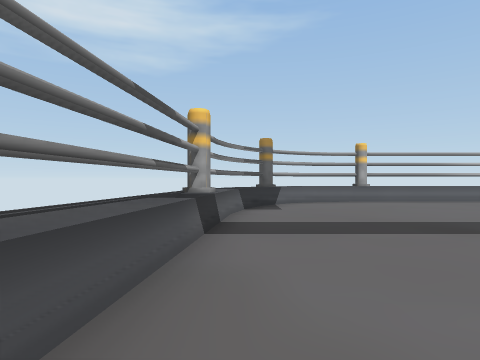
View 1 (above)

24 first-person views from a walk through a Unity game level. The camera is 0.68 m above the floor, looks level and sees 75° across. The floor is counted in squares, 1 m on a side. Each view is taken from the middle of a square. On the plan, view 1 faces up. The plan holds only what a view shows up to about 10 squares ahead; the rest is blank. The place goes on beyond the plan. Some surface patterns are stand-ins.

View 2
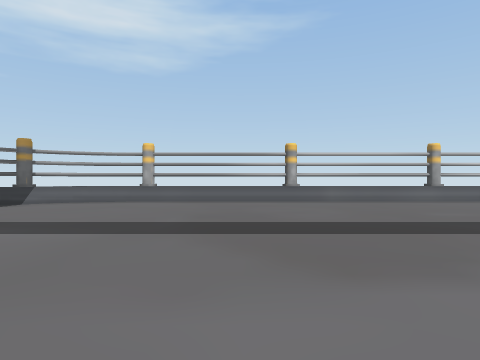

View 3
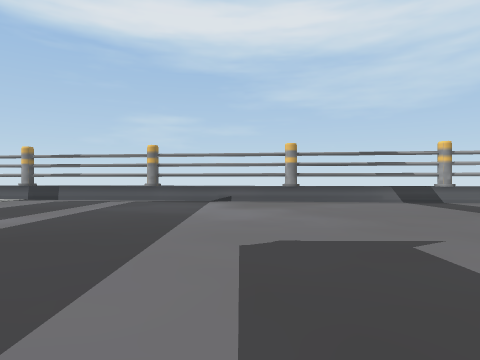

View 4
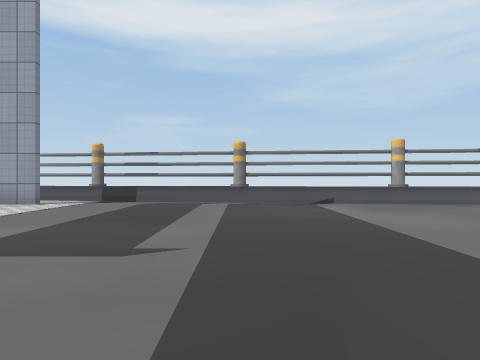

View 5
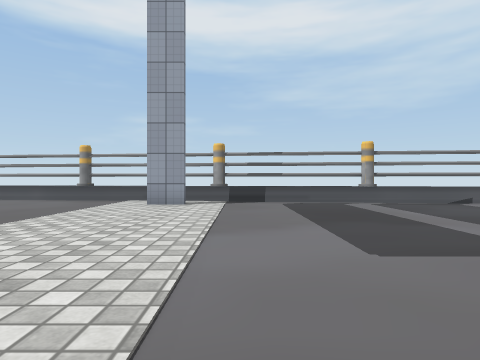

View 6
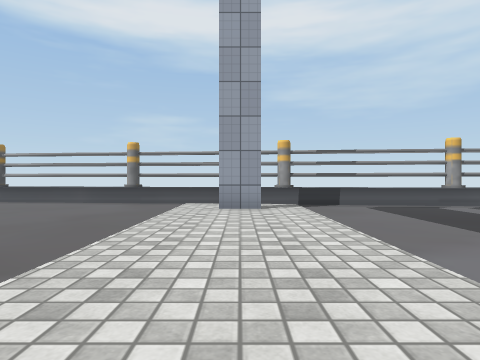

View 7
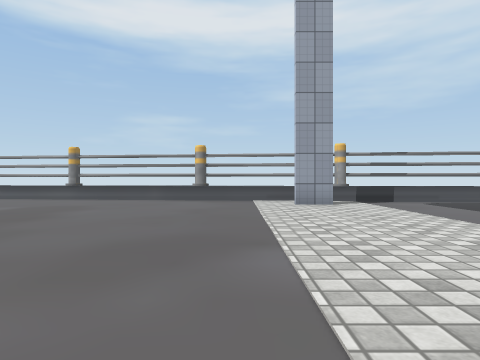

View 8
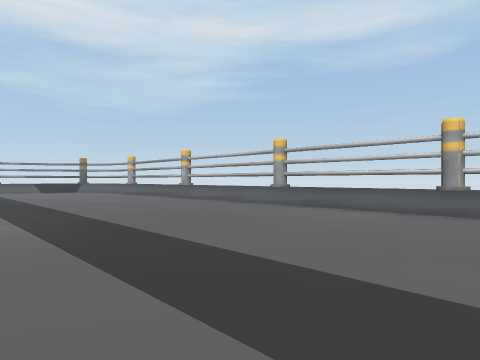

View 9
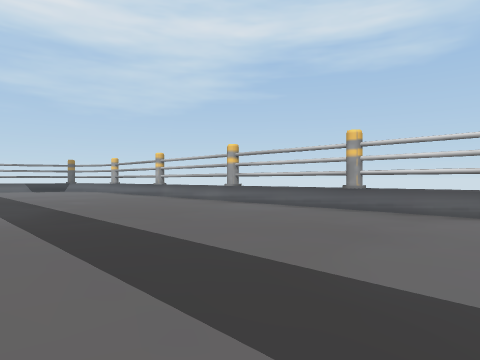

View 10
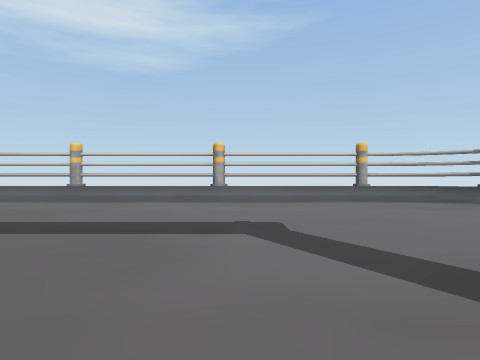

View 11
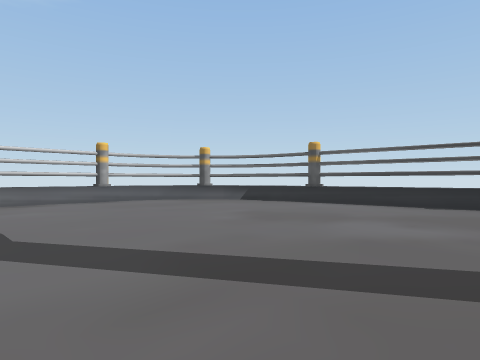

View 12
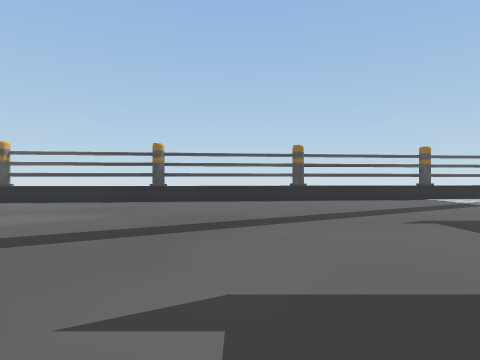

View 13
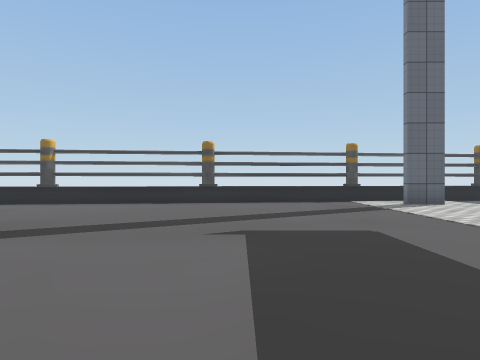

View 14
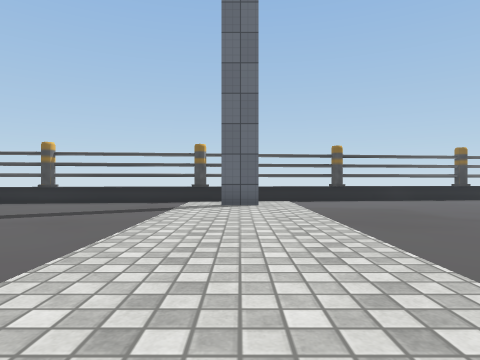

View 15
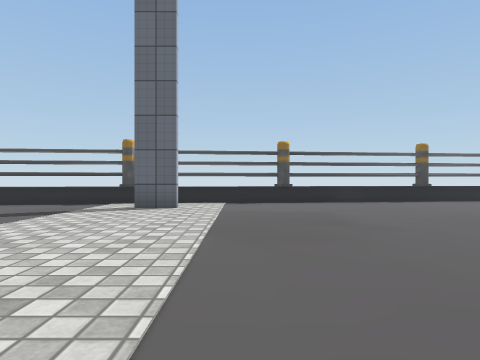

View 16
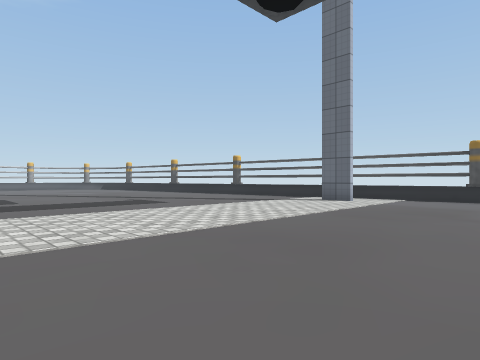

View 17
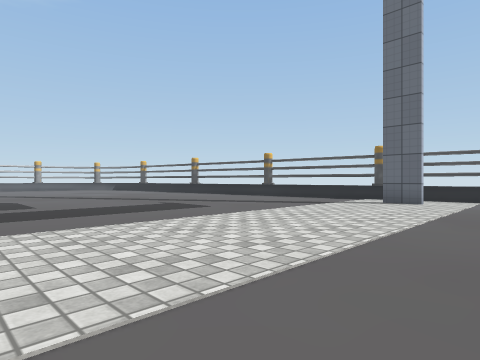

View 18
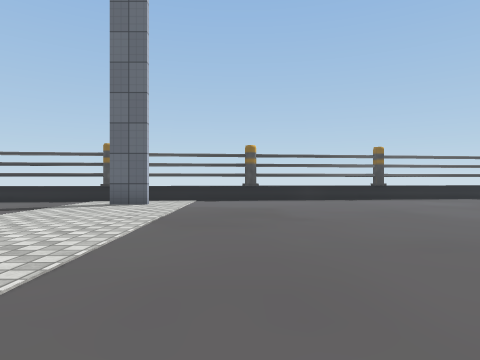

View 19
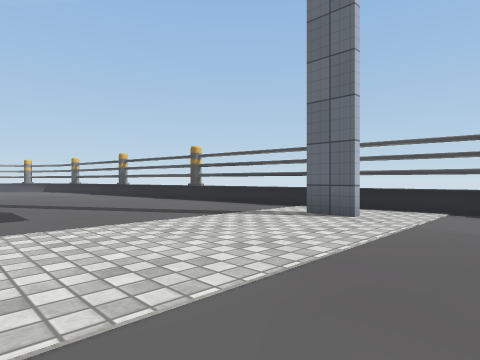

View 20
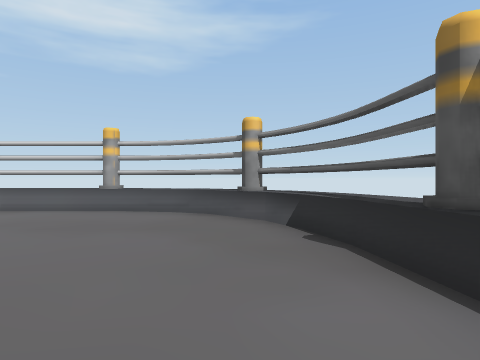

View 21
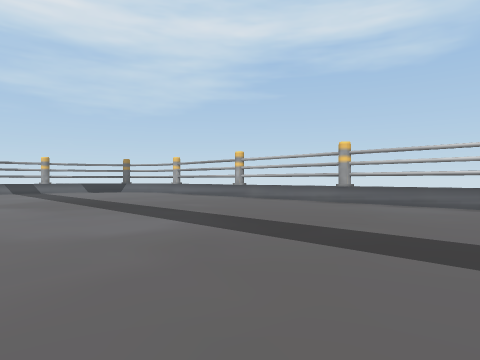

View 22
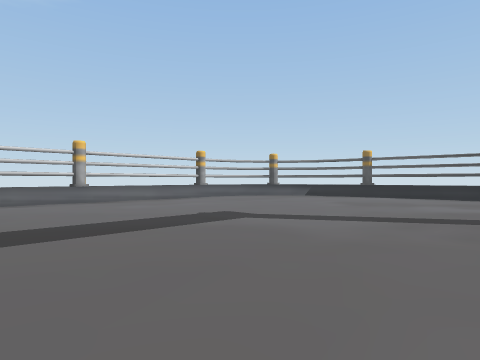

View 23
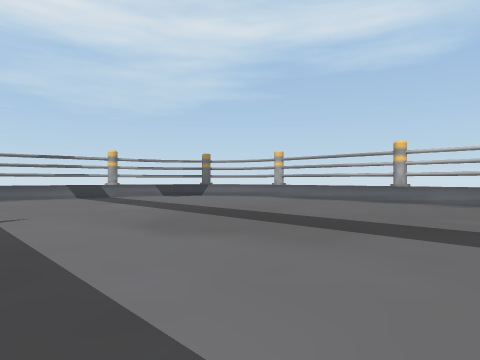

View 24
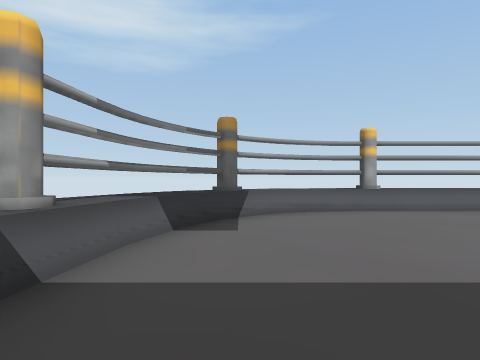

### Floor plan
Points are (right, up) in squares from view 1. A wall is a line through its corners. A room is listed if a view was taken in it or the views show most of it. See-through windows are left out.
Room 1 (views 1, 2, 3, 4, 5, 6, 7, 8, 9, 10, 11, 12, 13, 14, 15, 16, 17, 18, 19, 20, 21, 22, 23, 24)
walls: (13.3, 10.2) (12.1, 10.2); (17.5, 10.2) (13.5, 10.2); (10.6, 10.2) (8.9, 10.2); (22.1, 10.2) (17.8, 10.2); (6.6, 10.2) (4.1, 10.2); (-1.8, -4.2) (-2.3, -8.5); (-1.2, 0.5) (-1.7, -3.9); (31.4, -10.6) (31.4, -9.5); (32.7, -3.8) (32.2, 0.5); (32.2, 0.8) (31.7, 5.2); (-2.3, -8.9) (-2.8, -13.2); (3.9, 10.2) (3.1, 10.2); (-0.7, 5.3) (-1.2, 0.8); (3.2, 10.2) (2.7, 10.1); (26.9, 10.2) (22.5, 10.2); (2.8, 10.1) (2.2, 10); (2.4, 10) (1.8, 9.8); (33.3, -8.5) (32.8, -4.2); (-0.5, 7) (-0.6, 5.5); (1.9, 9.8) (1.5, 9.6) (1.1, 9.3); (31.6, 5.5) (31.5, 7); (-0.3, 7.5) (-0.5, 6.9); (-0.1, 7.8) (-0.3, 7.4); (27.9, 10.2) (27.1, 10.2); (0.1, 8.3) (-0.2, 7.7); (0.7, 9) (0.4, 8.6); (0.4, 8.7) (0.1, 8.2); (28.3, 10.1) (27.8, 10.2); (31.5, 6.9) (31.3, 7.5); (31.3, 7.3) (31.1, 7.9); (30, 9.2) (29.5, 9.6) (29.1, 9.8) (28.7, 10) (28.2, 10.1); (30.9, 8.2) (30.6, 8.7); (31.2, 7.8) (30.8, 8.3); (30.6, 8.6) (30.3, 8.9); (-2.9, -13.6) (-3, -14.8); (33.8, -13.3) (33.4, -9.7); (34, -15) (33.8, -13.5)
low walls: (3.6, 9.9) (2.4, 9.6); (-2.1, -10.5) (-2.9, -17.5); (2.5, 9.7) (1.6, 9.3) (0.5, 8.2); (27.5, 9.9) (3.5, 9.9); (0.1, 7.4) (-0.2, 6.2) (-2, -9.8); (0.7, 8.3) (0.3, 7.2); (28.6, 9.6) (27.4, 9.9); (30.7, 7.3) (30.3, 8.2); (30.9, 7.3) (30.4, 8.3) (29.4, 9.3) (28.5, 9.7); (33.9, -17.5) (31.2, 6.2) (30.9, 7.4)

Positions as (right, up) in squares from view 1, and headings:
1: (0, 0), facing up
2: (7, 0), facing up
3: (9, -1), facing left
4: (8, -4), facing left
5: (8, -8), facing left
6: (7, -10), facing left
7: (8, -12), facing left
8: (19, 3), facing up-left
9: (21, 3), facing up-left
10: (23, 0), facing up
11: (23, 0), facing up-right
12: (22, -2), facing right
13: (23, -5), facing right
14: (23, -10), facing right
15: (24, -12), facing right
16: (22, -15), facing up-right
17: (22, -13), facing up-right
18: (23, -13), facing right
19: (26, -13), facing up-right
20: (30, 3), facing up
21: (18, 1), facing up-left
22: (19, 0), facing up-right
23: (12, 0), facing up-left
24: (1, 3), facing up
